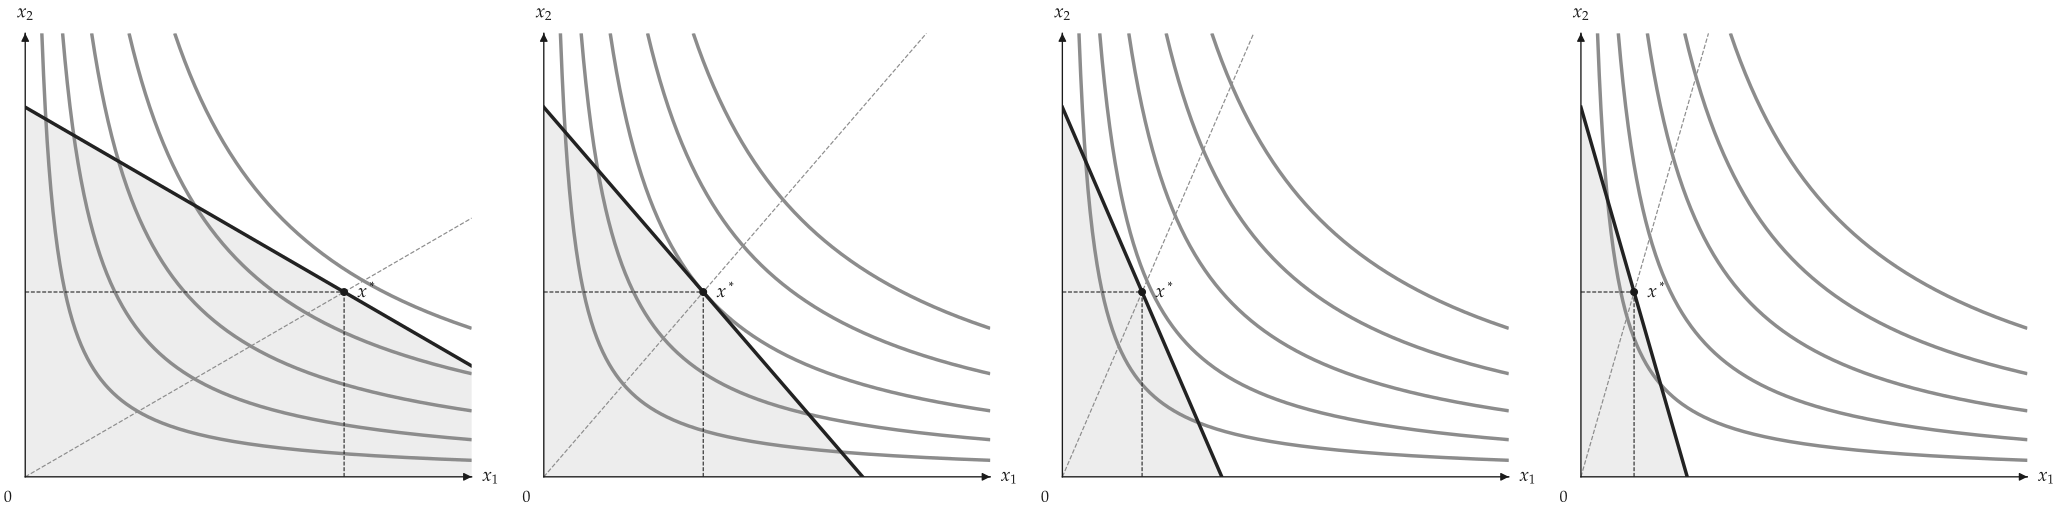

This figure's Python source:
import numpy as np

from utility_viz import Canvas, Config, levels, solve
from utility_viz.core.animation import Animator
from utility_viz.models import CobbDouglas

Config.load("manual.toml").use()  # figure settings

model = CobbDouglas(alpha=0.5, beta=0.5)
# same curves in every frame
fixed = levels.around(solve(model, px=2.0, py=2.0, income=20.0).utility, n=5)


def draw(px: float) -> Canvas:
    """One frame: the price of x is px."""
    eq = solve(model, px=px, py=2.0, income=20.0)
    cvs = Canvas(x_max=14, y_max=12, x_label="$x_1$", y_label="$x_2$")
    cvs.add_utility(model, levels=fixed)
    cvs.add_budget(px, 2.0, 20.0, fill=True)
    cvs.add_equilibrium(eq, show_ray=True)
    return cvs


Animator(draw, frames=np.linspace(1.0, 6.0, 45)).save("price_sweep.gif", fps=12, dpi=120)
